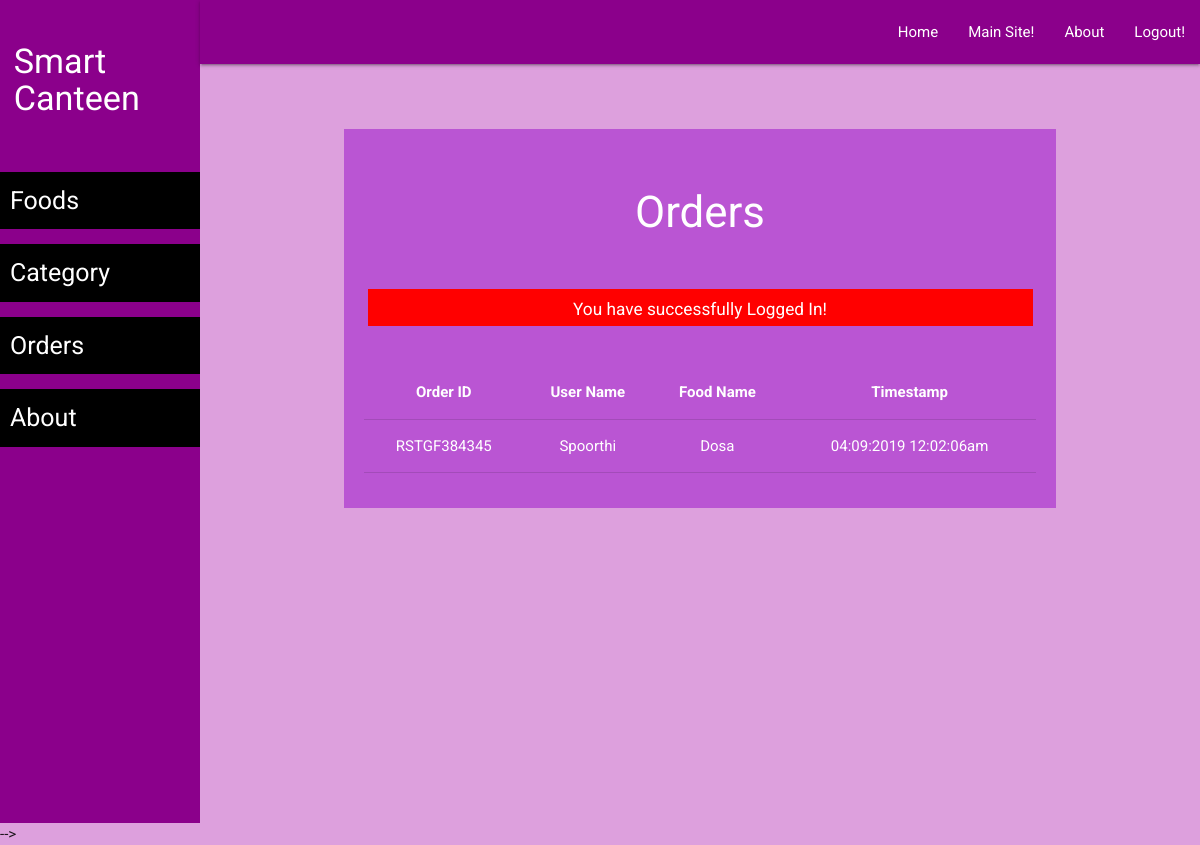
Page /admin/order-list.php (signed in) on the committed database.
### tables this page shows
CREATE TABLE `orders` (
  `id` int(11) NOT NULL,
  `order_id` varchar(20) NOT NULL,
  `user_id` varchar(10) NOT NULL,
  `food_id` varchar(10) NOT NULL,
  `user_name` varchar(100) NOT NULL,
  `timestamp` varchar(50) NOT NULL
);

CREATE TABLE `food` (
  `id` int(11) NOT NULL,
  `cat_id` int(10) NOT NULL,
  `fname` varchar(50) NOT NULL,
  `description` varchar(250) NOT NULL
);

### admin/order-list.php (the view, shortened to what this page needs)
<?php require('layout/header.php'); ?>
<?php require('layout/left-sidebar-long.php'); ?>
<?php require('layout/topnav.php'); ?>
<?php require('layout/left-sidebar-short.php'); ?>
<?php
require('../backends/connection-pdo.php');
$sql = 'SELECT orders.order_id, orders.user_name, orders.timestamp, food.fname FROM orders LEFT JOIN food ON orders.food_id = food.id';
$query  = $pdoconn->prepare($sql);
$query->execute();
$arr_all = $query->fetchAll(PDO::FETCH_ASSOC);
?>
<div class="section white-text" style="background:#BA55D3 /*#B35458;*/">
	<div class="section">
		<h3>Orders</h3>
	</div>
  <?php
    if (isset($_SESSION['msg'])) {
        echo '<div class="section center" style="margin: 5px 35px;"><div class="row" style="background: red; color: white;">
        <div class="col s12">
            <h6>'.$_SESSION['msg'].'</h6>
            </div>
        </div></div>';
    }
    ?>
	<div class="section center" style="padding: 20px;">
		<table class="centered responsive-table">
        <thead>
          <tr>
              <th>Order ID</th>
              <th>User Name</th>
              <th>Food Name</th>
              <th>Timestamp</th>
          </tr>
        </thead>
        <tbody>
          <?php
            foreach ($arr_all as $key) {
          ?>
          <tr>
            <td><?php echo $key['order_id']; ?></td>
            <td><?php echo $key['user_name']; ?></td>
            <td><?php echo $key['fname']; ?></td>
            <td><?php echo $key['timestamp']; ?></td>
          </tr>
          <?php } ?>
        </tbody>
      </table>
	</div>
</div>
<?php require('layout/footer.php'); ?>

### css/form-style.css (style rules this page uses)
body { background:#DDA0DD; font-family: "Roboto", sans-serif; -webkit-font-smoothing: antialiased; -moz-osx-font-smoothing: grayscale; }
.row { margin-bottom: 0 !important; }
.col { padding: 0 !important; }

### rows in the picture
orders: order "RSTGF384345", user_name "Spoorthi", food.fname "Dosa", timestamp "04:09:2019 12:02:06am"

### other values in the picture
$_SESSION['msg'] "You have successfully Logged In!"
